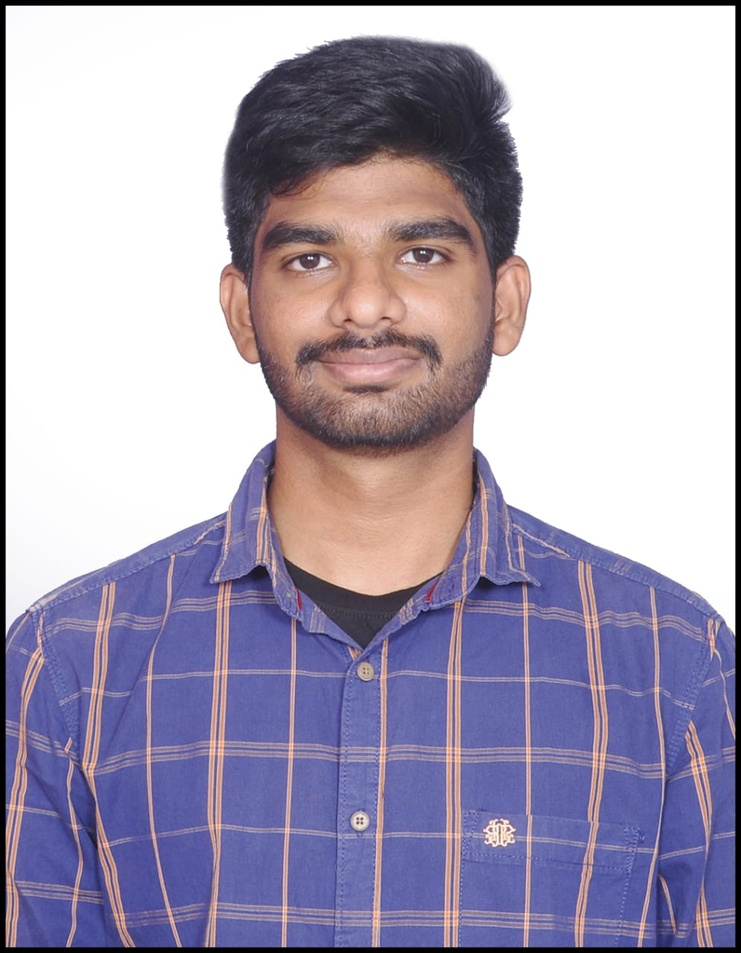
#> input picture MyPic.jpg, 741 x 953 px, shrunk from 995 x 1280 before the run
$ jupyter execute 'Wrinkle Detection.ipynb'
#> lines starting #> are read from the running program, lines starting #| are printed output that depends on the picture; after the words box and inside, x2 and y2 are one past the last pixel; in counts of white or black regions, pixels touching at a corner belong together
[cell 1]
import cv2
import numpy as np
from matplotlib import pyplot as plt
from IPython.display import display, Image

#creating facecascade
face_cascade = cv2.CascadeClassifier("haarcascade_frontalface_default.xml")
display(Image(filename='MyPic.jpg'))
#loading image to matrix
img = cv2.imread("MyPic.jpg")
#> img is the input picture: shape (953, 741, 3); mean B, G, R 181.7, 161.2, 169

#converting into grayscale image
gray_img = cv2.cvtColor(img,cv2.COLOR_BGR2GRAY)
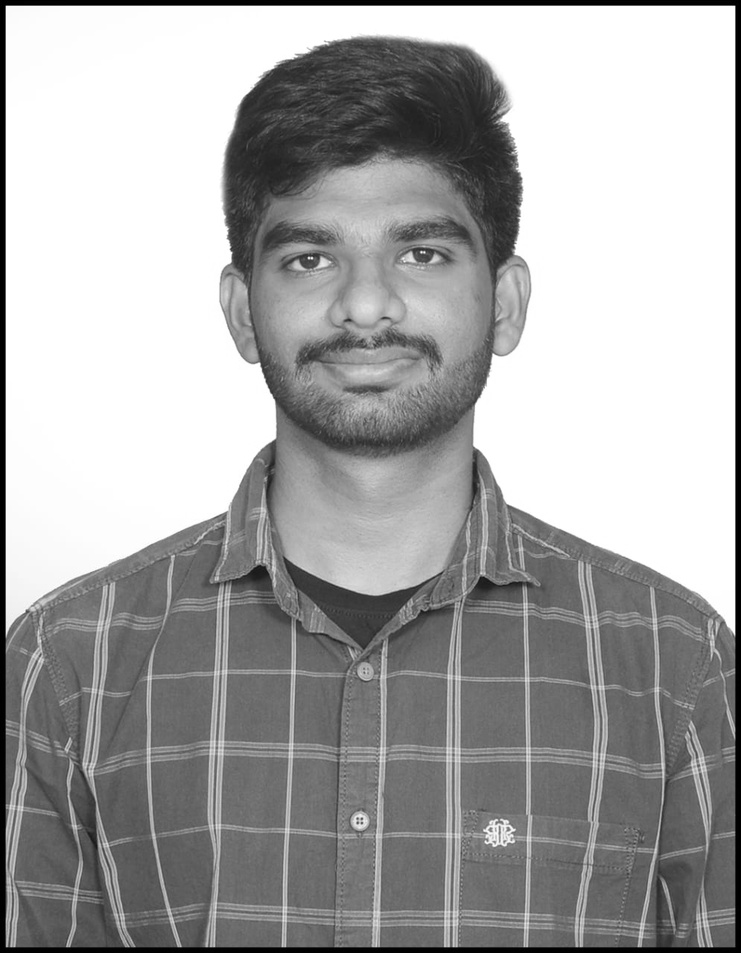
#> gray_img: shape (953, 741); min 0, max 255, mean 165.9
faces = face_cascade.detectMultiScale(gray_img,scaleFactor = 1.05,minNeighbors=10)
#> faces = [[210, 130, 318, 318]]
for x,y,w,h in faces :
    cropped_img = img[y:y+h,x:x+w]
    edges = cv2.Canny(cropped_img,130,1000)
    number_of_edges = np.count_nonzero(edges)
#> this loop made 1 pass
#> (x, y, w, h, number_of_edges) on pass 1: (210, 130, 318, 318, 400)
#> pass 1, `cropped_img = img[y:y+h,x:x+w]`:
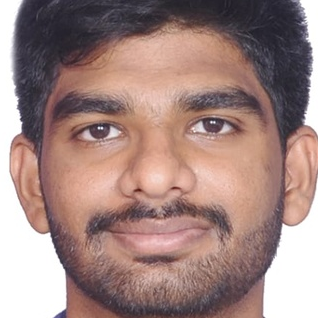
#> cropped_img: shape (318, 318, 3); mean B, G, R 128.7, 133.5, 161.3
#> pass 1, `edges = cv2.Canny(cropped_img,130,1000)`:
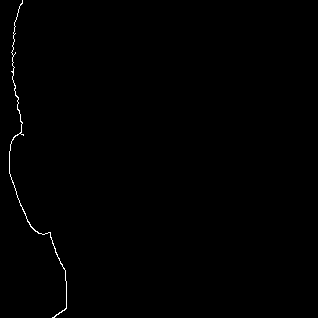
#> edges: shape (318, 318); 0.4% white in thin lines or dots, all inside (x1, y1, x2, y2) = (9, 0, 67, 318)
if number_of_edges > 1000:
    print("Wrinkle Found ")
else:
    print("No Wrinkle Found ")

[cell 2]
#creating facecascade
face_cascade = cv2.CascadeClassifier("haarcascade_frontalface_default.xml")
display(Image(filename='Wrinkle Face2.jpg'))
#loading image to matrix
img = cv2.imread("Wrinkle Face2.jpg")
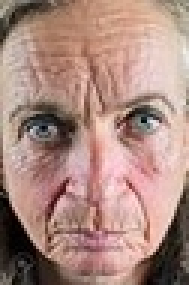
#> input picture Wrinkle Face2.jpg, 63 x 95 px, shrunk from 84 x 127 before the run (shown 3 times larger)
#> img is the input picture: shape (95, 63, 3); mean B, G, R 127.6, 137.4, 170.6

#converting into grayscale image
gray_img = cv2.cvtColor(img,cv2.COLOR_BGR2GRAY)
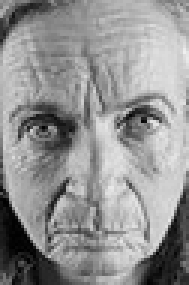
#> gray_img: shape (95, 63) (shown 3 times larger); min 0, max 239, mean 146.2
#search the coordinates of an image
faces = face_cascade.detectMultiScale(gray_img,scaleFactor = 1.05,minNeighbors=10)
#> faces = ()
for x,y,w,h in faces :
    cropped_img = img[y:y+h,x:x+w]
    edges = cv2.Canny(cropped_img,110,1000)
    number_of_edges = np.count_nonzero(edges)
#> this loop made 0 passes

if number_of_edges > 1000:
    print("Wrinkle Found ")
else:
    print("No Wrinkle Found ")
